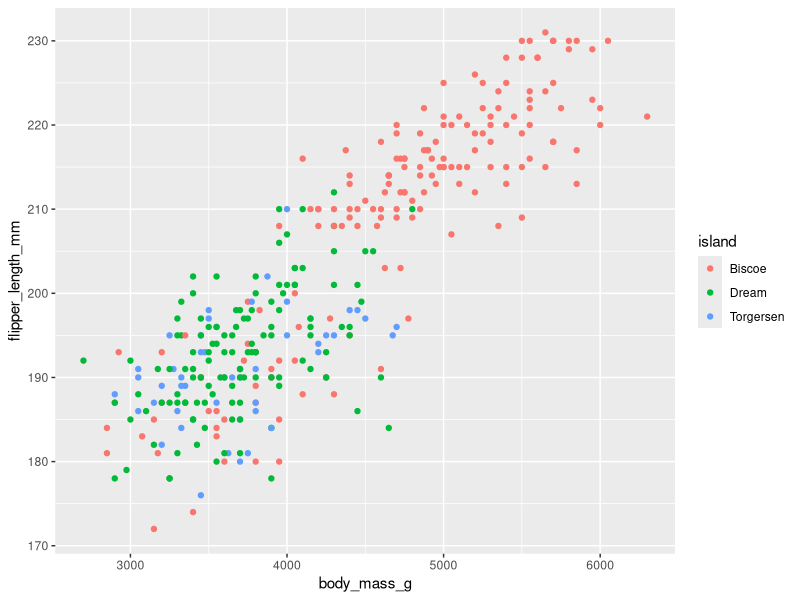
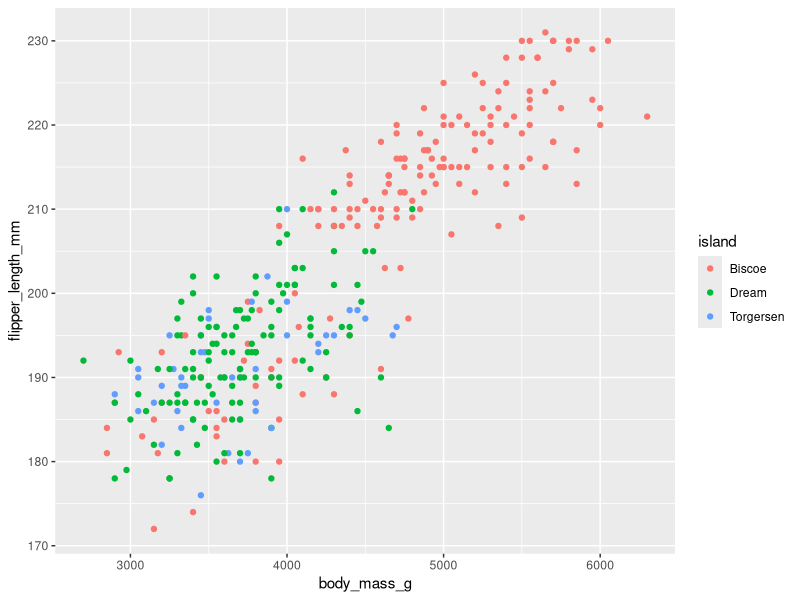
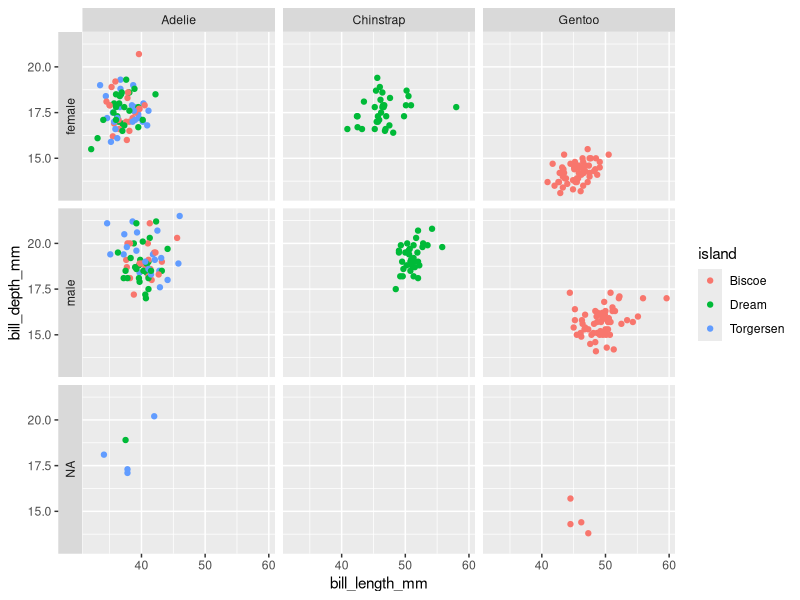
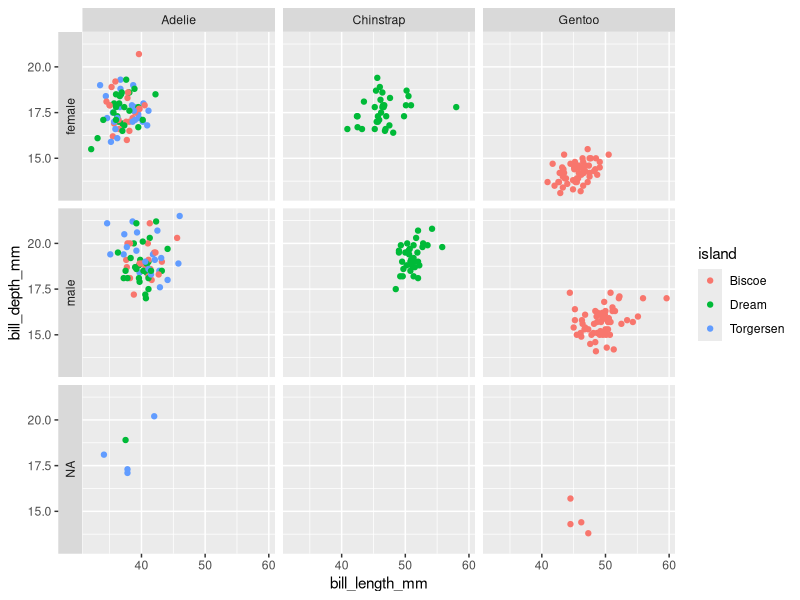

Source code (R) for these figures, in order:
## ---- chunk 1
knitr::opts_chunk$set(echo = TRUE)
library(tidyverse)
library(palmerpenguins)
## ---- chunk 2
p1 <- penguins |> ggplot(aes(body_mass_g, flipper_length_mm, color = island)) + 
  geom_point()
p1
## ---- chunk 3
p1 + theme()
## ---- chunk 4
p2 <- penguins |> ggplot(aes(bill_length_mm, bill_depth_mm, color = island)) + 
  geom_point() + 
  facet_grid(sex ~ species, switch="y")  # try switch = "x", "y", or "both"; this controls where the strip labels are shown
p2
## ---- chunk 5
p2 + theme()
## ---- chunk 6
assess_task = FALSE
